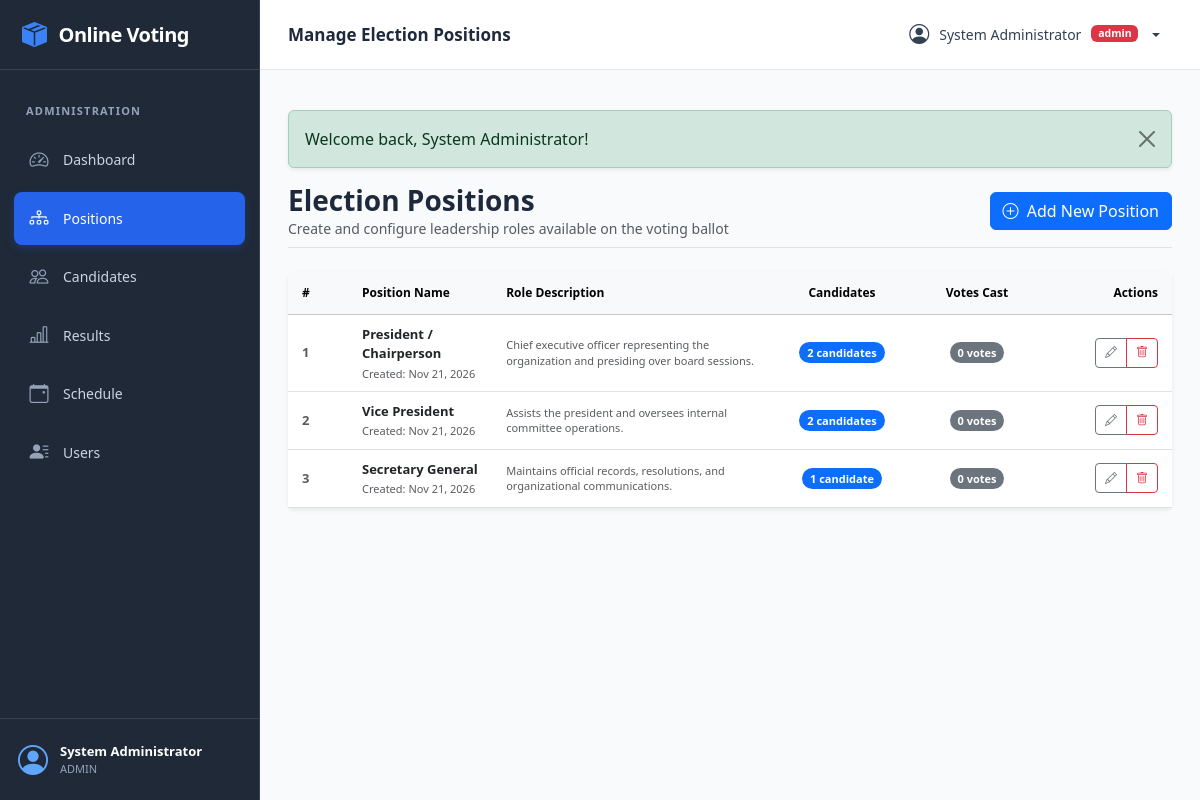
/admin/positions.php (signed in), run on the app's committed database.
### tables this page shows
CREATE TABLE IF NOT EXISTS `positions` (
  `position_id` INT AUTO_INCREMENT PRIMARY KEY,
  `position_name` VARCHAR(100) NOT NULL UNIQUE,
  `description` TEXT NULL,
  `created_at` TIMESTAMP DEFAULT CURRENT_TIMESTAMP
);

### admin/positions.php (the view, shortened to what this page needs)
<?php
require_once __DIR__ . '/../db_connect.php';
require_once __DIR__ . '/../includes/functions.php';
$sql = "
    SELECT p.position_id, p.position_name, p.description, p.created_at,
           COUNT(DISTINCT c.candidate_id) AS total_candidates,
           COUNT(DISTINCT v.vote_id) AS total_votes
    FROM positions p
    LEFT JOIN candidates c ON p.position_id = c.position_id
    LEFT JOIN votes v ON p.position_id = v.position_id
    GROUP BY p.position_id
    ORDER BY p.position_id ASC
";
$positions = $pdo->query($sql)->fetchAll();
require_once __DIR__ . '/../includes/header.php';
?>
<div class="d-flex flex-wrap justify-content-between align-items-center mb-4 pb-2 border-bottom">
    <div>
        <h2 class="h3 fw-bold mb-0">Election Positions</h2>
        <p class="text-muted small mb-0">Create and configure leadership roles available on the voting ballot</p>
    </div>
    <div class="mt-2 mt-md-0">
        <button type="button" class="btn btn-primary" data-bs-toggle="modal" data-bs-target="#addPositionModal">
            <i class="bi bi-plus-circle me-1"></i> Add New Position
        </button>
    </div>
</div>
<div class="card border-0 shadow-sm">
    <div class="card-body p-0">
        <?php if (empty($positions)): ?>
            <div class="p-5 text-center text-muted">
                <i class="bi bi-diagram-3 fs-1 d-block mb-2"></i>
                <h5 class="fw-bold">No positions found</h5>
                <p class="small mb-3">Get started by defining election positions such as President, Vice President, etc.</p>
                <button type="button" class="btn btn-primary btn-sm" data-bs-toggle="modal" data-bs-target="#addPositionModal">
                    <i class="bi bi-plus-lg me-1"></i> Add First Position
                </button>
            </div>
        <?php else: ?>
            <div class="table-responsive">
                <table class="table table-hover align-middle mb-0">
                    <thead class="table-light">
                        <tr>
                            <th style="width: 60px;">#</th>
                            <th>Position Name</th>
                            <th>Role Description</th>
                            <th class="text-center" style="width: 140px;">Candidates</th>
                            <th class="text-center" style="width: 130px;">Votes Cast</th>
                            <th class="text-end" style="width: 130px;">Actions</th>
                        </tr>
                    </thead>
                    <tbody>
                        <?php foreach ($positions as $index => $pos): ?>
                            <tr>
                                <td class="text-muted fw-bold"><?= $index + 1; ?></td>
                                <td>
                                    <div class="fw-bold text-dark"><?= e($pos['position_name']); ?></div>
                                    <div class="text-muted small">Created: <?= date('M d, Y', strtotime($pos['created_at'])); ?></div>
                                </td>
                                <td>
                                    <div class="small text-muted">
                                        <?= e($pos['description'] ?: 'No role description provided.'); ?>
                                    </div>
                                </td>
                                <td class="text-center">
                                    <a href="<?= url('admin/candidates.php?position_id=' . $pos['position_id']); ?>" class="badge bg-primary text-decoration-none rounded-pill px-3 py-2">
                                        <?= (int)$pos['total_candidates']; ?> candidate<?= (int)$pos['total_candidates'] === 1 ? '' : 's'; ?>
                                    </a>
                                </td>
                                <td class="text-center">
                                    <span class="badge bg-secondary rounded-pill px-3 py-2">
                                        <?= (int)$pos['total_votes']; ?> vote<?= (int)$pos['total_votes'] === 1 ? '' : 's'; ?>
                                    </span>
                                </td>
                                <td class="text-end">
                                    <div class="btn-group btn-group-sm">
                                        <button type="button" class="btn btn-outline-secondary" title="Edit Position" data-bs-toggle="modal" data-bs-target="#editModal<?= $pos['position_id']; ?>">
                                            <i class="bi bi-pencil"></i>
                                        </button>
                                        <button type="button" class="btn btn-outline-danger" title="Delete Position" data-bs-toggle="modal" data-bs-target="#deleteModal<?= $pos['position_id']; ?>">
                                            <i class="bi bi-trash"></i>
                                        </button>
                                    </div>
                                </td>
                            </tr>
                        <?php endforeach; ?>
                    </tbody>
                </table>
            </div>
        <?php endif; ?>
    </div>
</div>
<?php require_once __DIR__ . '/../includes/footer.php'; ?>

### assets/css/style.css (style rules this page uses)
:root { --sidebar-width: 260px; --sidebar-bg: #1f2937; --sidebar-text: #cbd5e1; --sidebar-active: #2563eb; --header-height: 70px; }
html, body { min-height: 100%; }
body { margin: 0; background-color: #f8fafc; color: #1e293b; font-family: system-ui, -apple-system, "Segoe UI", Roboto, Arial, sans-serif; display: block; }
.table-responsive .table { font-size: 13px; vertical-align: middle; }
.table-responsive .table th { padding: 12px 14px; font-size: 12px; font-weight: 700; white-space: nowrap; }
.table-responsive .table td { padding: 10px 14px; vertical-align: middle; }
.table-responsive .table td .fw-bold { font-size: 13px; margin-bottom: 2px; }
.table-responsive .table td .text-muted.small { font-size: 11px; }
.table-responsive .table .badge { font-size: 11px; padding: 5px 8px !important; }
.table-responsive .table td .small { font-size: 12px; line-height: 1.4; }
.table-responsive .btn-group-sm>.btn { padding: 5px 9px; font-size: 12px; }

### data on the page
positions: position_name "President / Chairperson", created_at "Nov 21, 2026", description "Chief executive officer representing the organization and presiding over board sessions.", total_candidates "2", total_votes "0"
positions: position_name "Vice President", created_at "Nov 21, 2026", description "Assists the president and oversees internal committee operations.", total_candidates "2", total_votes "0"
positions: position_name "Secretary General", created_at "Nov 21, 2026", description "Maintains official records, resolutions, and organizational communications.", total_candidates "1", total_votes "0"

### other printed values
$_SESSION['full_name'] "System Administrator"
$_SESSION['role'] "ADMIN"
$pageTitle "Manage Election Positions"
$_SESSION['role'] "admin"
$message "Welcome back, System Administrator!"
